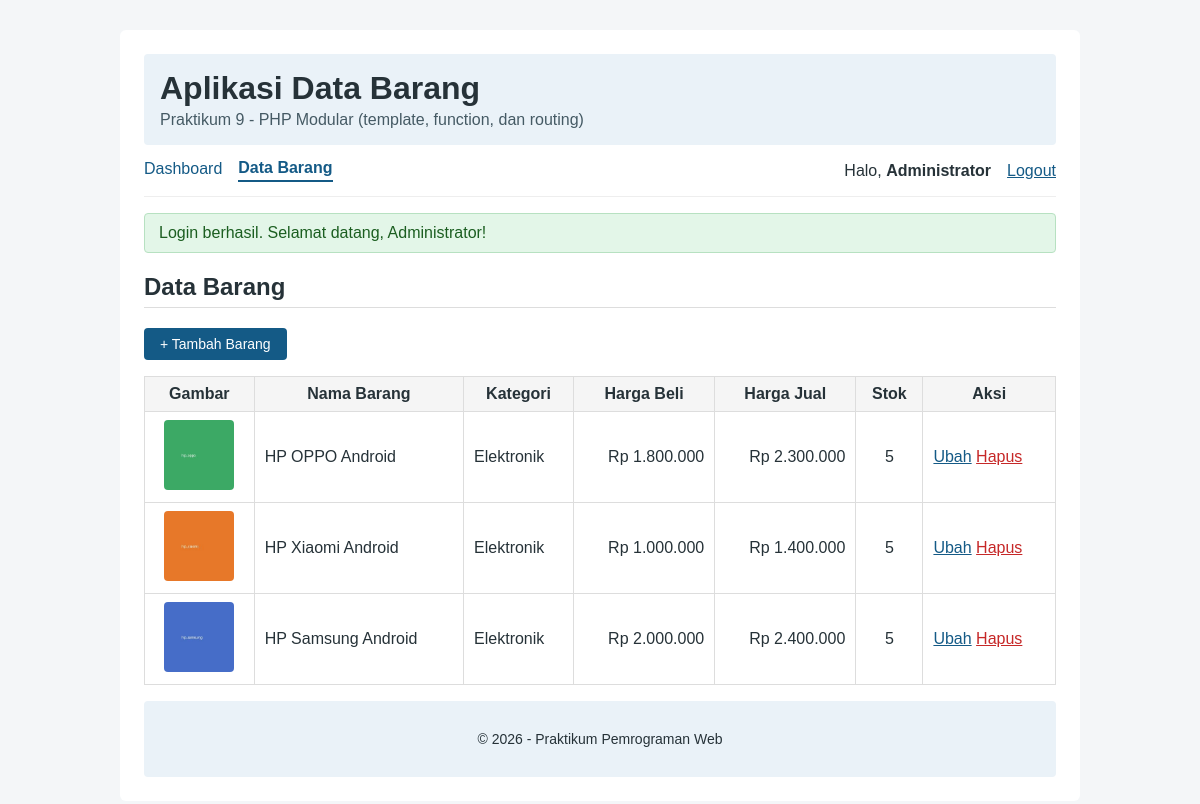
The app's page /index.php?page=barang/list (signed in) with its own data.
### tables this page shows
CREATE TABLE IF NOT EXISTS data_barang (
    id_barang int(10) auto_increment PRIMARY KEY,
    kategori varchar(30),
    nama varchar(50),
    gambar varchar(100),
    harga_beli decimal(10,0),
    harga_jual decimal(10,0),
    stok int(4)
);

### index.php (called while the page is built, shortened)
<?php
require_once __DIR__ . '/helpers/functions.php';
$routes = [
    'dashboard'    => ['file' => __DIR__ . '/views/dashboard.php',       'title' => 'Dashboard',     'auth' => false],
    'barang/list'  => ['file' => __DIR__ . '/modules/barang/list.php',   'title' => 'Data Barang',   'auth' => true],
    'barang/add'   => ['file' => __DIR__ . '/modules/barang/add.php',    'title' => 'Tambah Barang', 'auth' => true],
    'barang/edit'  => ['file' => __DIR__ . '/modules/barang/edit.php',   'title' => 'Ubah Barang',   'auth' => true],
    'barang/delete'=> ['file' => __DIR__ . '/modules/barang/delete.php', 'title' => 'Hapus Barang',  'auth' => true],
    'auth/login'   => ['file' => __DIR__ . '/modules/auth/login.php',    'title' => 'Login',         'auth' => false],
    'auth/logout'  => ['file' => __DIR__ . '/modules/auth/logout.php',   'title' => 'Logout',        'auth' => false],
];
$page = $_GET['page'] ?? 'dashboard';
if (is_string($page)) {
    $page = trim($page, '/');
}
if (!is_string($page) || !array_key_exists($page, $routes)) {
    http_response_code(404);
    $page        = '404';
    $title       = 'Halaman tidak ditemukan';
    $contentFile = __DIR__ . '/views/404.php';
} else {
    $contentFile = $routes[$page]['file'];
}
try {
    require_once __DIR__ . '/views/header.php';
    require $contentFile;
    require_once __DIR__ . '/views/footer.php';
} catch (Throwable $e) {
    error_log($e->getMessage() . ' @ ' . $e->getFile() . ':' . $e->getLine());
    while (ob_get_level() > 1) { ob_end_clean(); }
    ob_clean();
    http_response_code(500);
    $title = 'Terjadi kesalahan';
    include __DIR__ . '/views/header.php';
    include __DIR__ . '/views/500.php';
    include __DIR__ . '/views/footer.php';
}

### modules/barang/list.php (the view, shortened to what this page needs)
<?php
$result = mysqli_query($conn, 'SELECT * FROM data_barang ORDER BY id_barang DESC');
?>
<section>
    <h2>Data Barang</h2>
    <p><a class="btn" href="<?= e(url('barang/add')); ?>">+ Tambah Barang</a></p>
    <div class="table-wrap">
    <table>
        <tr>
            <th>Gambar</th>
            <th>Nama Barang</th>
            <th>Kategori</th>
            <th>Harga Beli</th>
            <th>Harga Jual</th>
            <th>Stok</th>
            <th>Aksi</th>
        </tr>
        <?php if (mysqli_num_rows($result) > 0): ?>
        <?php while ($row = mysqli_fetch_assoc($result)): ?>
        <tr>
            <td class="center">
                <?php if (!empty($row['gambar'])): ?>
                    <img src="<?= e(asset('uploads/' . rawurlencode($row['gambar']))); ?>" alt="<?= e($row['nama']); ?>">
                <?php else: ?>-<?php endif; ?>
            </td>
            <td><?= e($row['nama']); ?></td>
            <td><?= e($row['kategori']); ?></td>
            <td class="right"><?= e(formatRupiah($row['harga_beli'])); ?></td>
            <td class="right"><?= e(formatRupiah($row['harga_jual'])); ?></td>
            <td class="center"><?= (int) $row['stok']; ?></td>
            <td class="aksi">
                <a href="<?= e(url('barang/edit', ['id' => $row['id_barang']])); ?>">Ubah</a>
                <form method="post" action="<?= e(url('barang/delete')); ?>" class="inline"
                      data-confirm="Yakin mau hapus '<?= e($row['nama']); ?>'?">
                    <button type="submit" class="link-button danger">Hapus</button>
                </form>
            </td>
        </tr>
        <?php endwhile; ?>
        <?php else: ?>
        <tr><td colspan="7" class="center">Belum ada data</td></tr>
        <?php endif; ?>
    </table>
    </div>
</section>

### views/header.php (shortened to what this page needs)
<!DOCTYPE html>
<html lang="id">
<head>
    <link rel="stylesheet" href="<?= e(asset('css/style.css')); ?>">
</head>
<body>
<div class="container">
    <header>
        <h1><?= e(APP_NAME); ?></h1>
        <p>Praktikum 9 - PHP Modular (template, function, dan routing)</p>
    </header>
    <nav>
        <div class="menu">
            <a href="<?= e(url('dashboard')); ?>"<?= nav_active($page, 'dashboard'); ?>>Dashboard</a>
            <a href="<?= e(url('barang/list')); ?>"<?= nav_active($page, 'barang'); ?>>Data Barang</a>
        </div>
        <div class="menu menu-user">
            <?php if (is_logged_in()): ?>
                <span>Halo, <strong><?= e($_SESSION['nama'] ?? $_SESSION['username'] ?? ''); ?></strong></span>
                <form method="post" action="<?= e(url('auth/logout')); ?>" class="inline">
                    <button type="submit" class="link-button">Logout</button>
                </form>
            <?php else: ?>
                <a href="<?= e(url('auth/login')); ?>"<?= nav_active($page, 'auth'); ?>>Login</a>
            <?php endif; ?>
        </div>
    </nav>
    <main>
        <?= render_flash(); ?>

### helpers/functions.php (shortened to what this page needs)
<?php
function e($nilai): string
{
    return htmlspecialchars((string) $nilai, ENT_QUOTES, 'UTF-8');
}
function formatRupiah($angka): string
{
    return 'Rp ' . number_format((float) $angka, 0, ',', '.');
}
function base_path(): string
{
    $dir = str_replace('\\', '/', dirname($_SERVER['SCRIPT_NAME'] ?? ''));
    return rtrim($dir, '/');
}
function asset(string $path): string
{
    return base_path() . '/assets/' . ltrim($path, '/');
}
function url(string $page = 'dashboard', array $params = []): string
{
    $query = $params ? http_build_query($params) : '';
    $u = base_path() . '/index.php?page=' . $page;
    return $query !== '' ? $u . '&' . $query : $u;
}
function nav_active(string $current, string $grup): string
{
    if ($current === $grup || strpos($current, $grup . '/') === 0) {
        return ' class="active"';
    }
    return '';
}
function get_flash(): array
{
    $pesan = $_SESSION['flash'] ?? [];
    return $pesan;
}
function render_flash(): string
{
    $html = '';
    foreach (get_flash() as $f) {
        $html .= '<div class="alert alert-' . e($f['type']) . '">' . e($f['message']) . '</div>';
    }
    return $html;
}
function is_logged_in(): bool
{
    return !empty($_SESSION['user_id']);
}

### views/footer.php (shortened to what this page needs)
    </main>
    <footer>
        <p>&copy; <?= date('Y'); ?> - Praktikum Pemrograman Web</p>
    </footer>
</div>
</body>
</html>

### assets/css/style.css (style rules this page uses)
* { box-sizing: border-box; }
body { margin: 0; font-family: Arial, Helvetica, sans-serif; background: #f4f6f8; color: #263238; }
.container { max-width: 960px; margin: 30px auto; background: #fff; padding: 24px; border-radius: 6px; }
header, footer { padding: 16px; background: #eaf2f8; border-radius: 4px; }
header h1 { margin: 0 0 4px; }
header p { margin: 0; color: #455a64; }
footer { text-align: center; font-size: 14px; }
main { min-height: 260px; padding: 16px 0; }
h2 { border-bottom: 1px solid #ddd; padding-bottom: 6px; }
nav { display: flex; justify-content: space-between; align-items: center; padding: 14px 0; border-bottom: 1px solid #eee; }
.menu { display: flex; gap: 16px; align-items: center; }
nav a { color: #145a86; text-decoration: none; padding-bottom: 3px; }
nav a.active { font-weight: bold; border-bottom: 2px solid #145a86; }
a { color: #145a86; }
.btn { display: inline-block; background: #145a86; color: #fff !important; border: 0; padding: 8px 16px; border-radius: 4px; cursor: pointer; text-decoration: none; font-size: 14px; }
form.inline { display: inline; margin: 0; }
.link-button { background: none; border: 0; padding: 0; color: #145a86; cursor: pointer; font-size: inherit; text-decoration: underline; }
.link-button.danger { color: #c62828; }
.alert { padding: 10px 14px; border-radius: 4px; margin-bottom: 12px; }
.alert-success { background: #e3f6e8; color: #1b5e20; border: 1px solid #b7e1c1; }
.table-wrap { overflow-x: auto; }
table { border-collapse: collapse; width: 100%; }
th, td { border: 1px solid #ddd; padding: 8px 10px; text-align: left; vertical-align: middle; }
th { background: #f5f5f5; text-align: center; }
td.center { text-align: center; }
td.right { text-align: right; white-space: nowrap; }
td.aksi { white-space: nowrap; }
td img { max-width: 70px; height: auto; border-radius: 4px; }

### records on screen
data_barang: gambar (picture), nama "HP OPPO Android", kategori "Elektronik", harga_beli "Rp 1.800.000", harga_jual "Rp 2.300.000", stok "5"
data_barang: gambar (picture), nama "HP Xiaomi Android", kategori "Elektronik", harga_beli "Rp 1.000.000", harga_jual "Rp 1.400.000", stok "5"
data_barang: gambar (picture), nama "HP Samsung Android", kategori "Elektronik", harga_beli "Rp 2.000.000", harga_jual "Rp 2.400.000", stok "5"

### other values on screen
APP_NAME "Aplikasi Data Barang"
$_SESSION['nama'] "Administrator"
$f['message'] "Login berhasil. Selamat datang, Administrator!"
